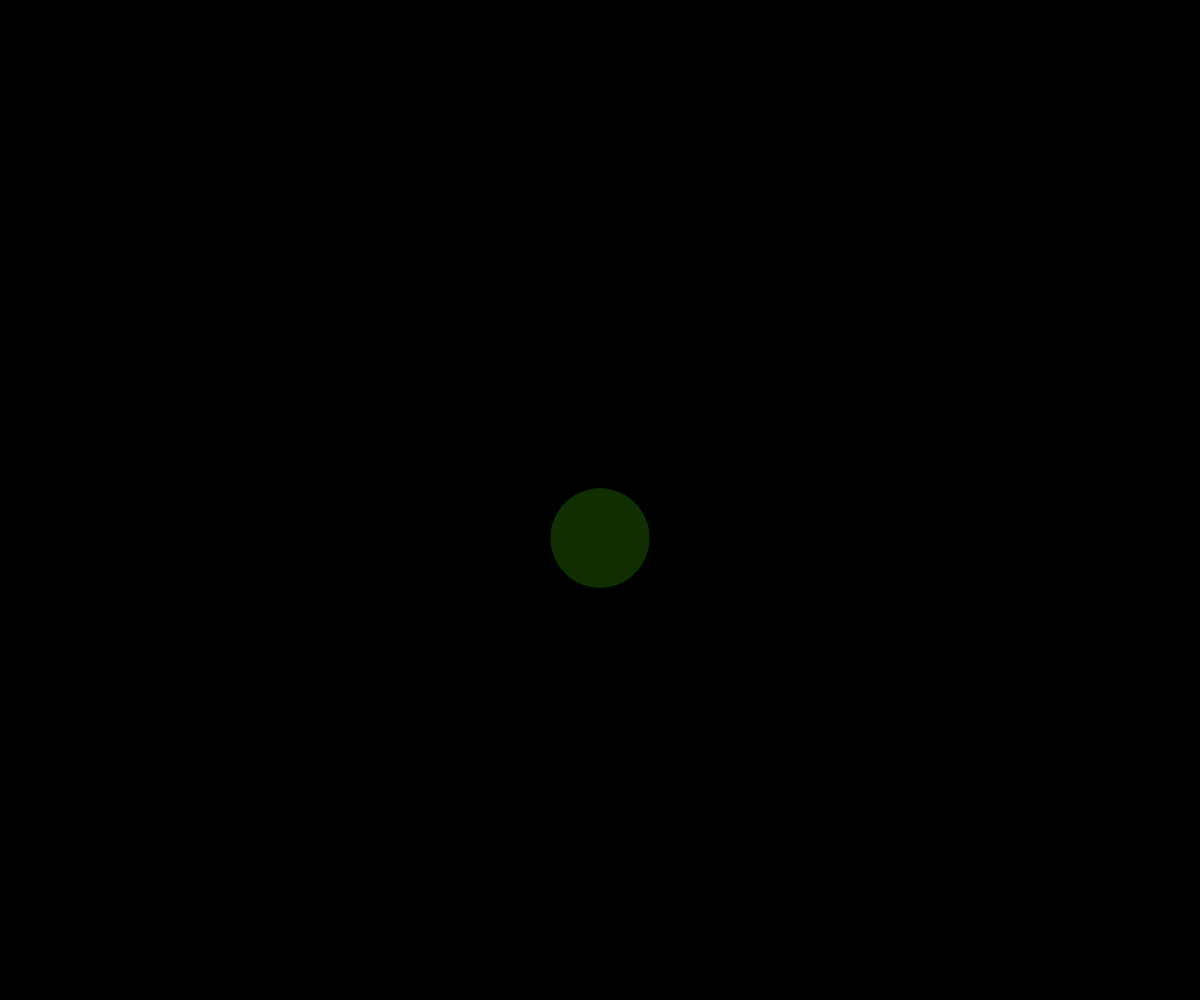
Frame 1 (no input)
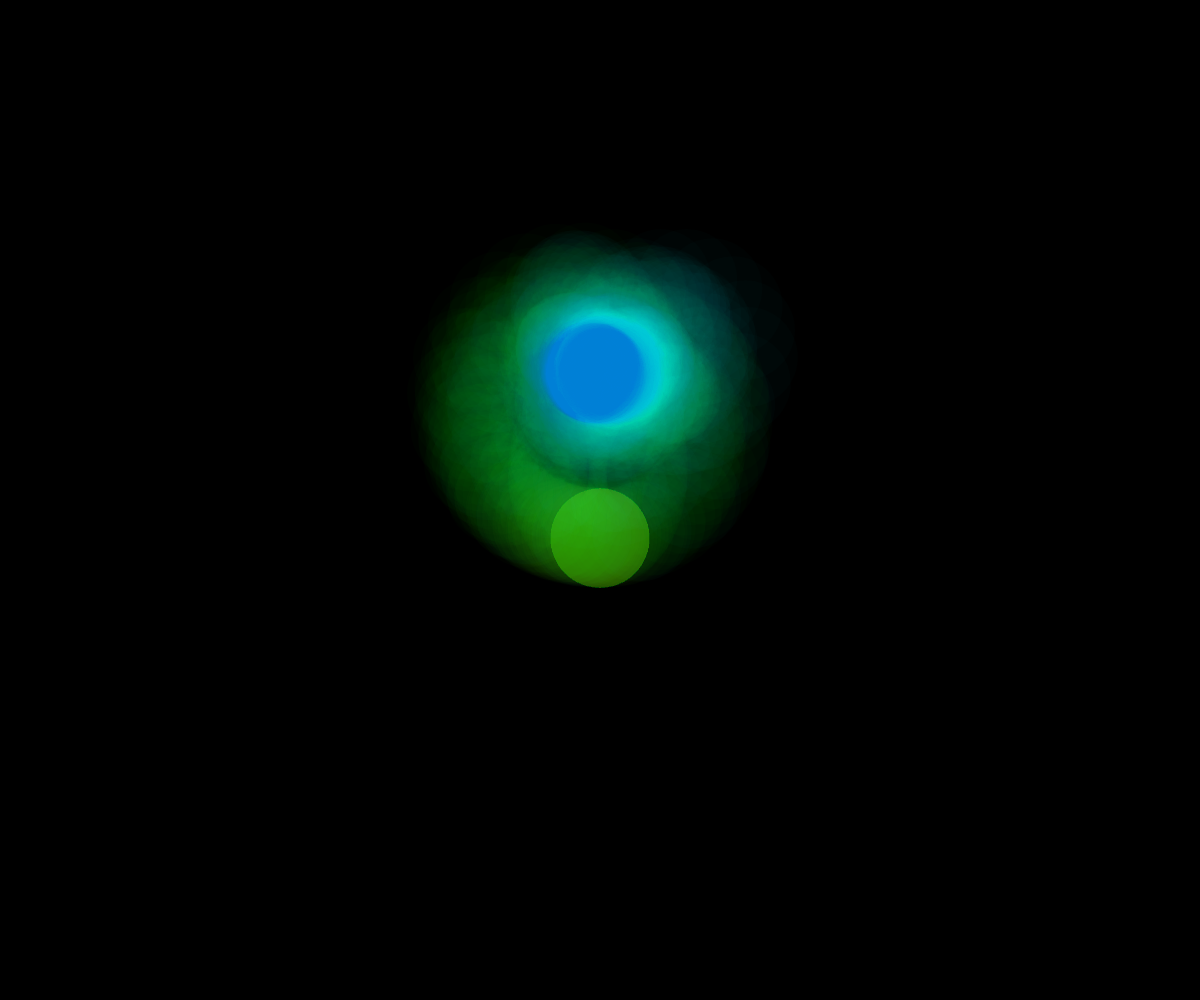
Frame 60 (no input)
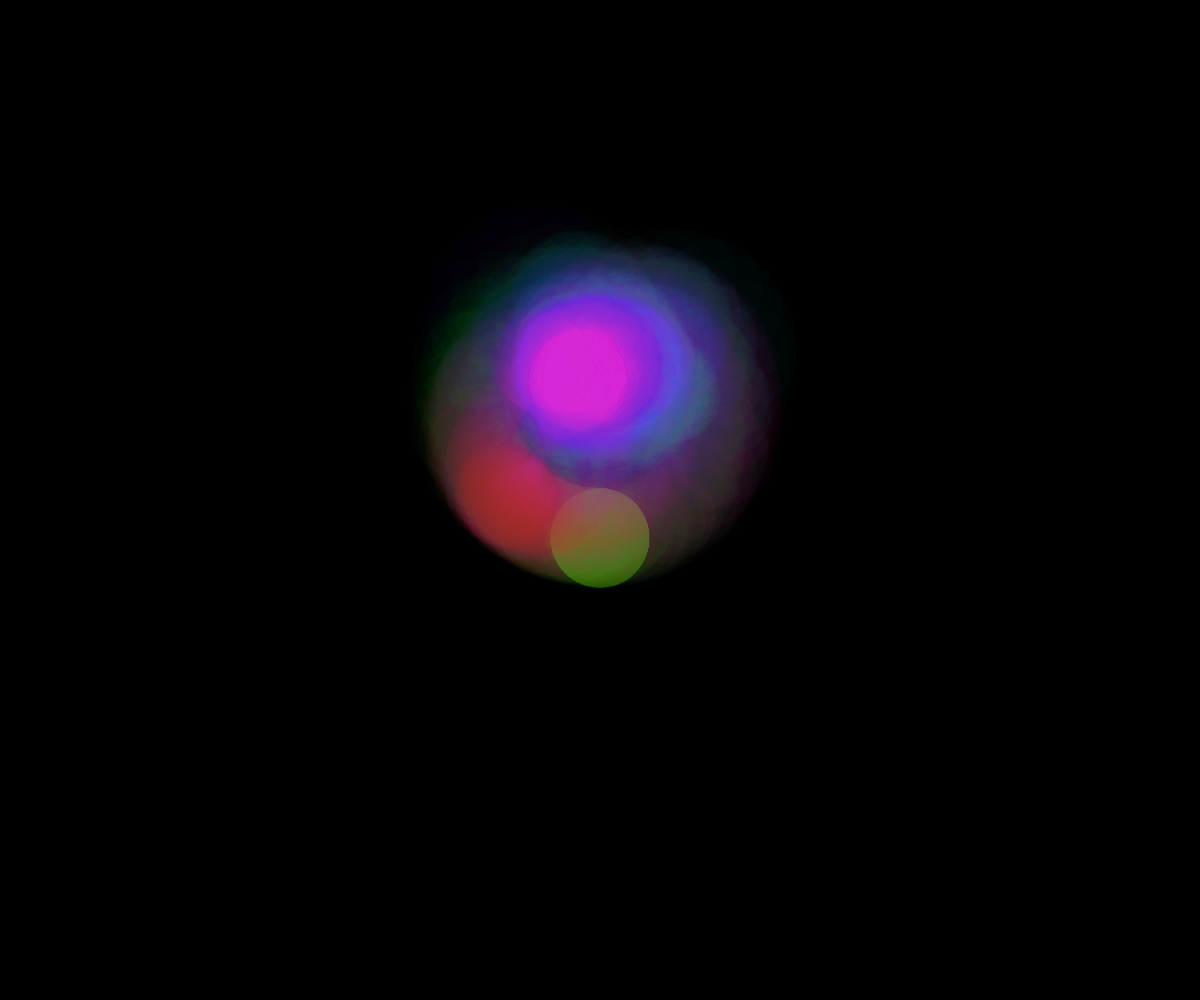
Frame 120 (the mouse pressed at the canvas centre since frame 60)

The p5.js sketch that drew these frames (run headless with seeded random() and noise() and a simulated clock; from frame 60 on, the mouse is pressed at the canvas centre):

// p5.js sketch
// ── sketch.js
var baseX;
var baseY;
var branchLengthDecay = 0.9;
var firstBranchLength = 50;

var drawTime = 2000;

function setup() {
  createCanvas(windowWidth, windowHeight);
  frameRate(1000);
  noSmooth();

  angleMode(RADIANS);
  colorMode(HSB, 360, 100, 100, 1);

  baseX = width / 2;
  baseY = height / 3;
  background(0);
}
function draw() {
  noStroke();
  fill(255);
  strokeWeight(1);

  push();
  translate(baseX, baseY);
  branch(firstBranchLength, 5);
  pop();
}

function branch(length, layer) {
  if (layer === 0) {
    return
  }

  //line( 0, 0, 0, length );
  translate(0, length);
  if (layer === 1) {
    ellipse(0, 0, 100, 100);
  }

  length = length * branchLengthDecay;
  layer = layer - 1

  var secTime = millis() % drawTime;
  var angle = map(secTime, 0, drawTime - 1, 0, TWO_PI);

  var colorOne = color(map(angle, 0, TWO_PI, 100, 350), 100, 100, 0.01);
  fill(colorOne);

  push();
  rotate(millis() / 100);
  branch(length, layer);
  pop();


  push();
  rotate(-angle);
  branch(length, layer);
  pop();
}

function windowResized() {
  // Here we adjust the canvas to the new window size
  resizeCanvas(windowWidth, windowHeight);
  background(0);


  // And we update baseX and baseY as they are dependent on window size
  baseX = width / 2;
  baseY = height / 3;

  // make first branch length dependent on window size
  firstBranchLength = width / 30;
  // clamp it to a fraction of height
  firstBranchLength = min(firstBranchLength, height / 8);
}
